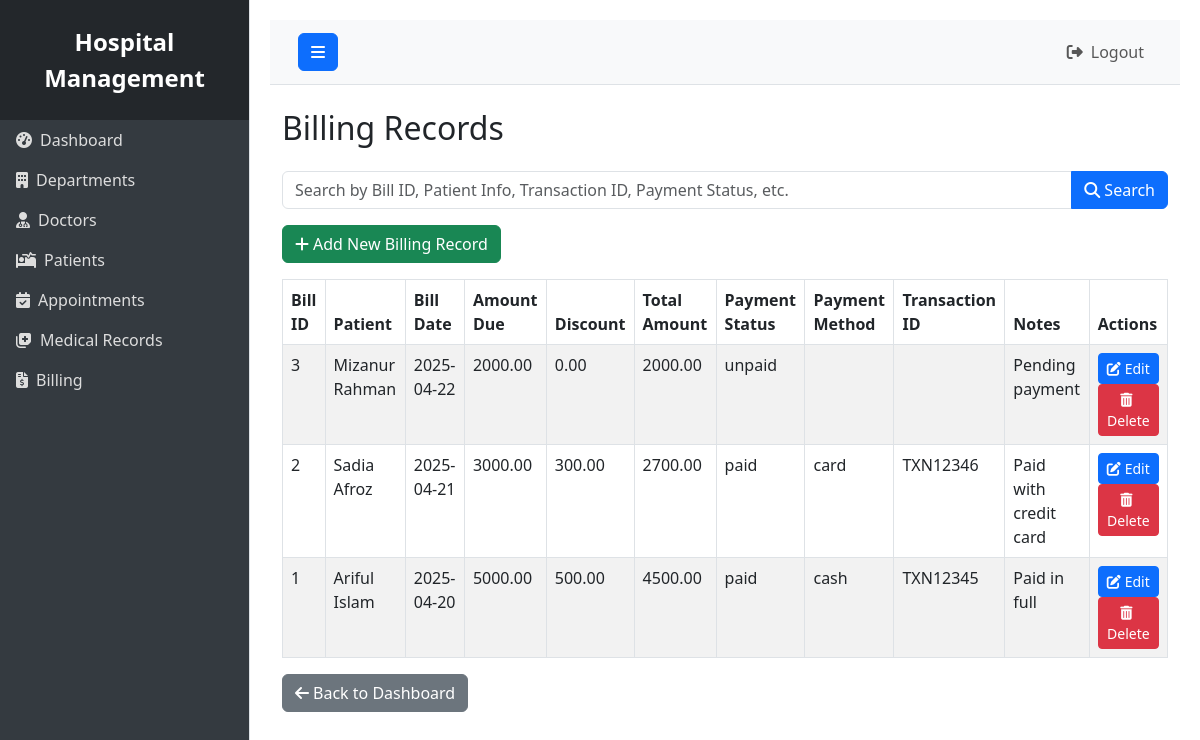
The app's page /billing/view_bills.php (signed in) with its own data.
### tables this page shows
CREATE TABLE `Billing` (
  `bill_id` int(11) NOT NULL,
  `patient_id` int(11) NOT NULL,
  `bill_date` date NOT NULL,
  `amount_due` decimal(10,2) NOT NULL,
  `discount` decimal(10,2) DEFAULT 0.00,
  `total_amount` decimal(10,2) GENERATED ALWAYS AS (`amount_due` - `discount`) STORED,
  `payment_status` enum('paid','unpaid','partial') DEFAULT 'unpaid',
  `payment_method` enum('cash','card','insurance','online') DEFAULT NULL,
  `transaction_id` varchar(100) DEFAULT NULL,
  `notes` text DEFAULT NULL
);

### billing/view_bills.php (the view)
<?php
include('../includes/header.php');
include('../includes/sidebar.php');
include('../db.php');
$searchQuery = isset($_GET['search']) ? $conn->real_escape_string($_GET['search']) : "";
$query = "SELECT b.*, CONCAT(p.first_name, ' ', p.last_name) AS patient_name
          FROM Billing b
          LEFT JOIN Patients p ON b.patient_id = p.patient_id
          WHERE b.bill_id LIKE '%$searchQuery%'
             OR p.first_name LIKE '%$searchQuery%'
             OR p.last_name LIKE '%$searchQuery%'
             OR b.bill_date LIKE '%$searchQuery%'
             OR b.payment_status LIKE '%$searchQuery%'
             OR b.payment_method LIKE '%$searchQuery%'
             OR b.transaction_id LIKE '%$searchQuery%'
          ORDER BY b.bill_date DESC";
$result = $conn->query($query);
?>
<div class="container-fluid mt-4">
    <h2 class="mb-4">Billing Records</h2>
    <form method="get" class="mb-3">
        <div class="input-group">
            <input type="text" name="search" class="form-control" placeholder="Search by Bill ID, Patient Info, Transaction ID, Payment Status, etc." value="<?php echo htmlspecialchars($searchQuery); ?>">
            <button class="btn btn-primary" type="submit">
                <i class="fas fa-search me-1"></i>Search
            </button>
        </div>
    </form>
    <a href="add.php" class="btn btn-success mb-3">
        <i class="fas fa-plus me-1"></i>Add New Billing Record
    </a>
    <table class="table table-bordered table-striped">
        <thead>
            <tr>
                <th>Bill ID</th>
                <th>Patient</th>
                <th>Bill Date</th>
                <th>Amount Due</th>
                <th>Discount</th>
                <th>Total Amount</th>
                <th>Payment Status</th>
                <th>Payment Method</th>
                <th>Transaction ID</th>
                <th>Notes</th>
                <th>Actions</th>
            </tr>
        </thead>
        <tbody>
            <?php if ($result->num_rows > 0): ?>
                <?php while ($bill = $result->fetch_assoc()) { ?>
                <tr>
                    <td><?php echo htmlspecialchars($bill['bill_id']); ?></td>
                    <td><?php echo htmlspecialchars($bill['patient_name']); ?></td>
                    <td><?php echo htmlspecialchars($bill['bill_date']); ?></td>
                    <td><?php echo htmlspecialchars($bill['amount_due']); ?></td>
                    <td><?php echo htmlspecialchars($bill['discount']); ?></td>
                    <td><?php echo htmlspecialchars($bill['total_amount']); ?></td>
                    <td><?php echo htmlspecialchars($bill['payment_status']); ?></td>
                    <td><?php echo htmlspecialchars($bill['payment_method']); ?></td>
                    <td><?php echo htmlspecialchars($bill['transaction_id']); ?></td>
                    <td><?php echo htmlspecialchars($bill['notes']); ?></td>
                    <td>
                        <a href="update.php?id=<?php echo htmlspecialchars($bill['bill_id']); ?>" class="btn btn-sm btn-primary">
                            <i class="fas fa-edit me-1"></i>Edit
                        </a>
                        <a href="delete.php?id=<?php echo htmlspecialchars($bill['bill_id']); ?>" class="btn btn-sm btn-danger" onclick="return confirm('Are you sure you want to delete this billing record?')">
                            <i class="fas fa-trash-alt me-1"></i>Delete
                        </a>
                    </td>
                </tr>
                <?php } ?>
            <?php else: ?>
                <tr>
                    <td colspan="11" class="text-center">No billing records found.</td>
                </tr>
            <?php endif; ?>
        </tbody>
    </table>
    <a href="../index.php" class="btn btn-secondary">
        <i class="fas fa-arrow-left me-1"></i>Back to Dashboard
    </a>
</div>
<?php
include('../includes/footer.php');
?>

### records on screen
billing: bill_id "3", patient_name "Mizanur Rahman", bill_date "2025-04-22", amount_due "2000.00", discount "0.00", total_amount "2000.00", payment_status "unpaid", notes "Pending payment"
billing: bill_id "2", patient_name "Sadia Afroz", bill_date "2025-04-21", amount_due "3000.00", discount "300.00", total_amount "2700.00", payment_status "paid", payment_method "card", transaction "TXN12346", notes "Paid with credit card"
billing: bill_id "1", patient_name "Ariful Islam", bill_date "2025-04-20", amount_due "5000.00", discount "500.00", total_amount "4500.00", payment_status "paid", payment_method "cash", transaction "TXN12345", notes "Paid in full"
